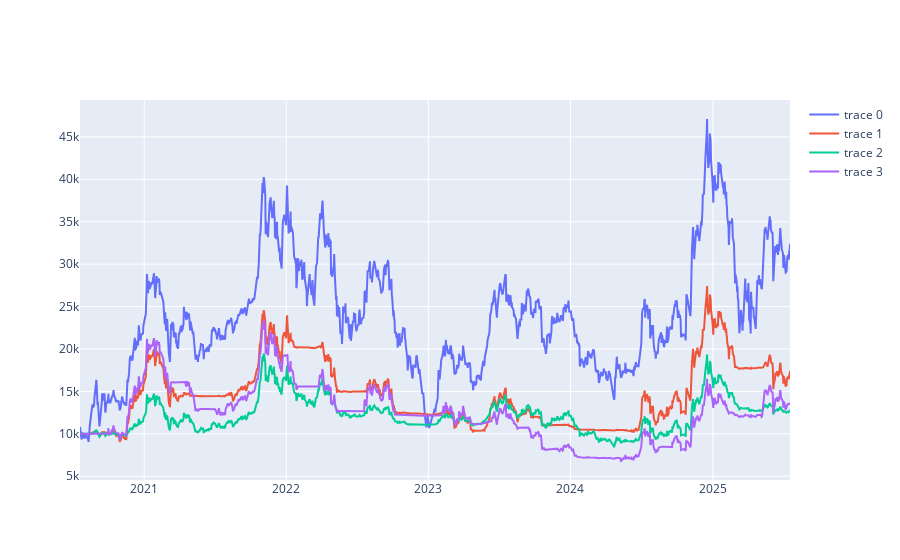

Notebook cell for this chart:
### Code cell
portfolio_fig.add_trace(
    go.Scatter(
        x = stock_data.index,
        y = value_of_portfolio
    )
)

portfolio_fig.show()

### Figure 1 — Plotly figure (JSON) as saved in the notebook; plotly's stock layout.template omitted (floating-point values rounded to 4 significant figures; data arrays with more than 128 entries replaced by an {"elided": "..."} marker saying what was removed)
{"data": [{"type": "scatter", "x": {"elided": "1256 str values"}, "y": {"elided": "1256 float values"}}, {"type": "scatter", "x": {"elided": "1256 str values"}, "y": {"elided": "1256 float values"}}, {"type": "scatter", "x": {"elided": "1256 str values"}, "y": {"elided": "1256 float values"}}, {"type": "scatter", "x": {"elided": "1256 str values"}, "y": {"elided": "1256 float values"}}], "layout": {}}
